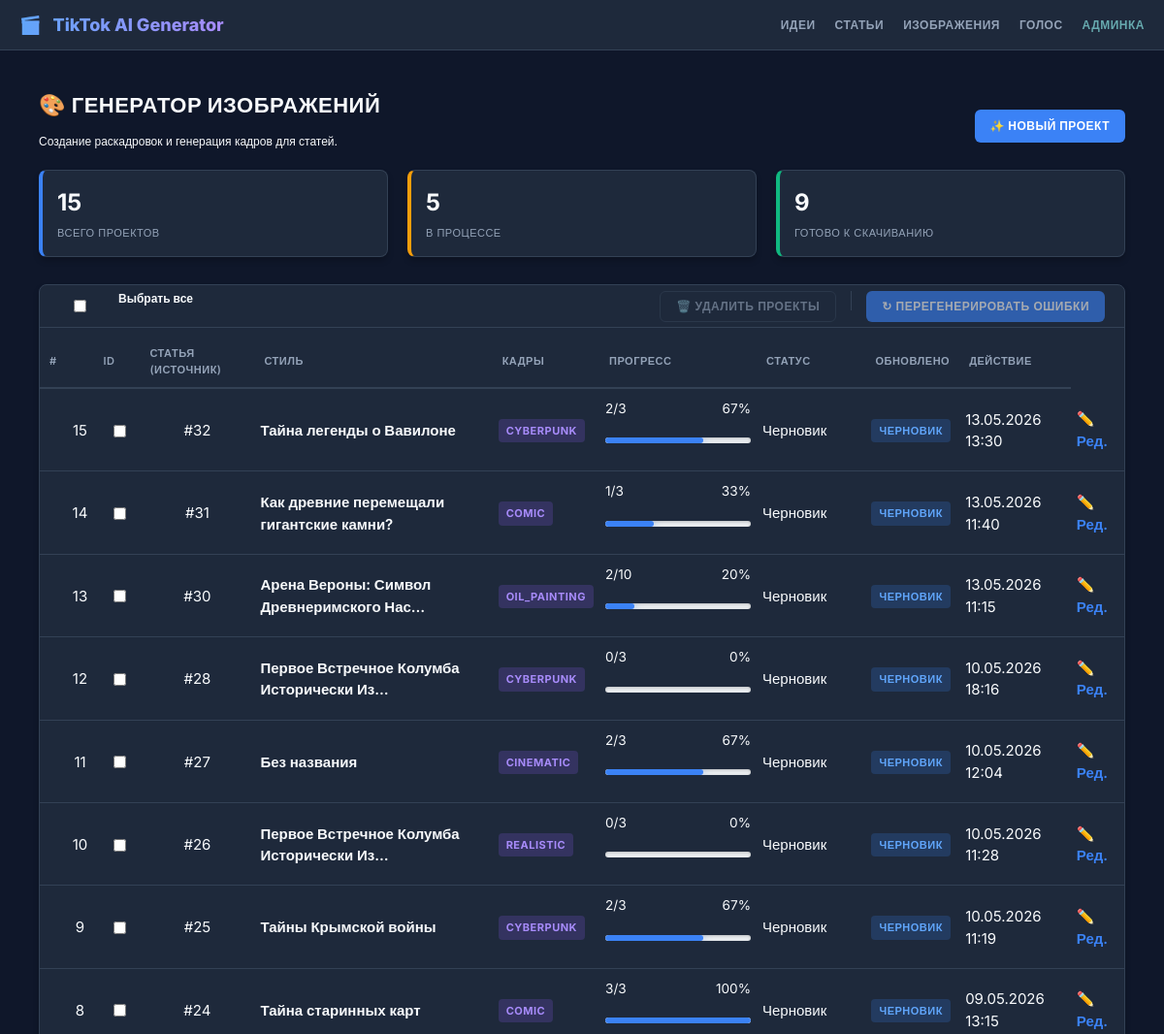
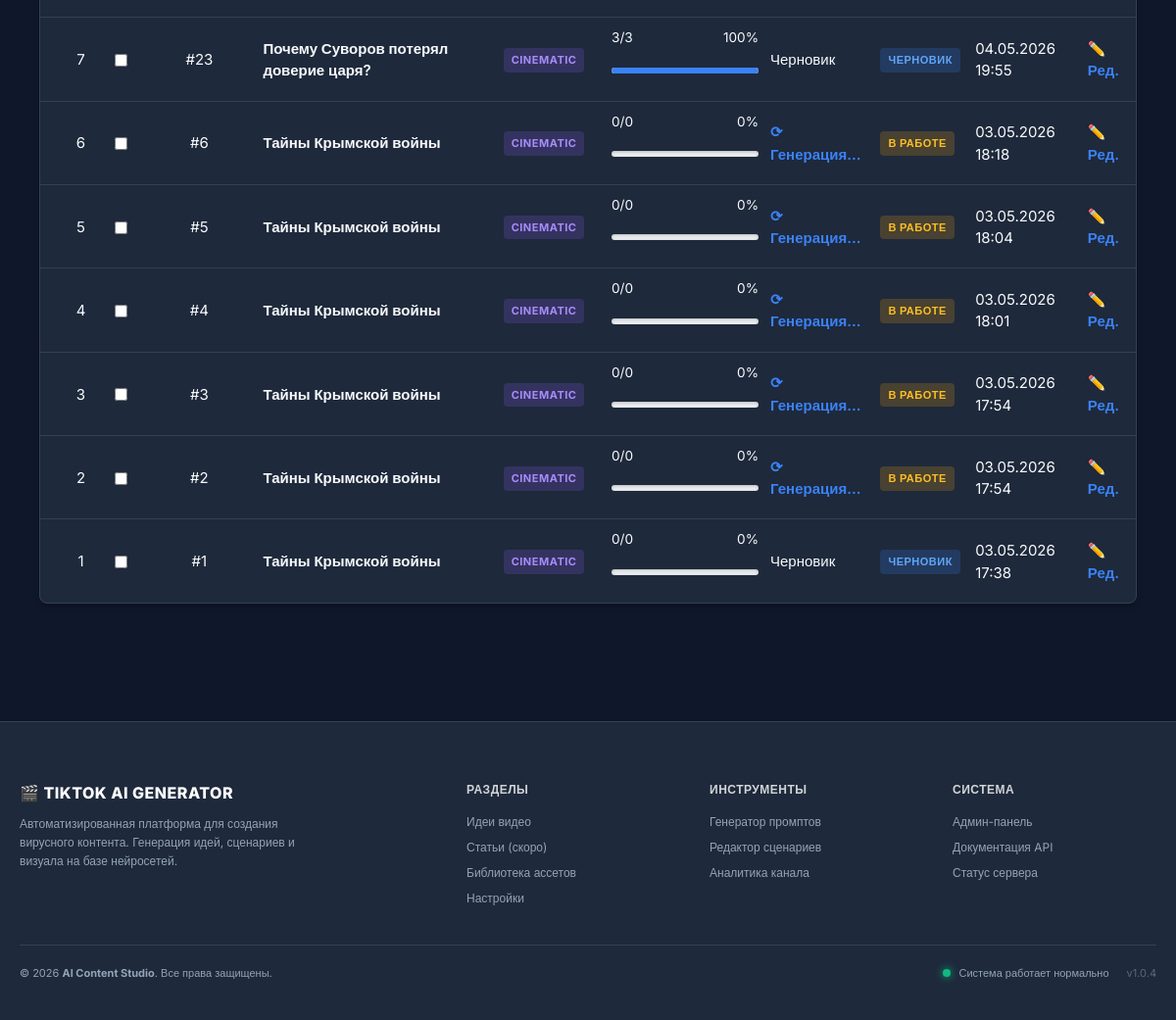
The app's page /images/ (signed in), older data (2 pictures, top to bottom).
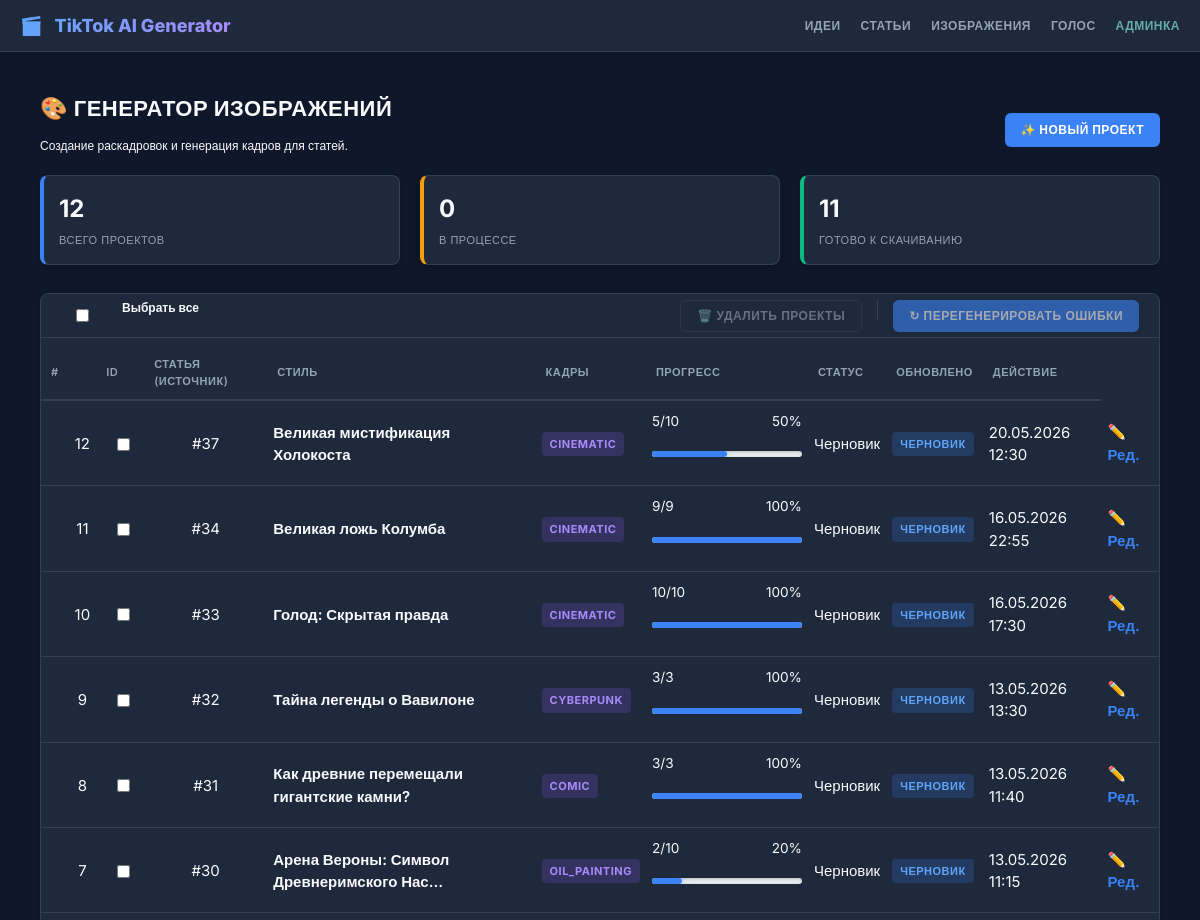
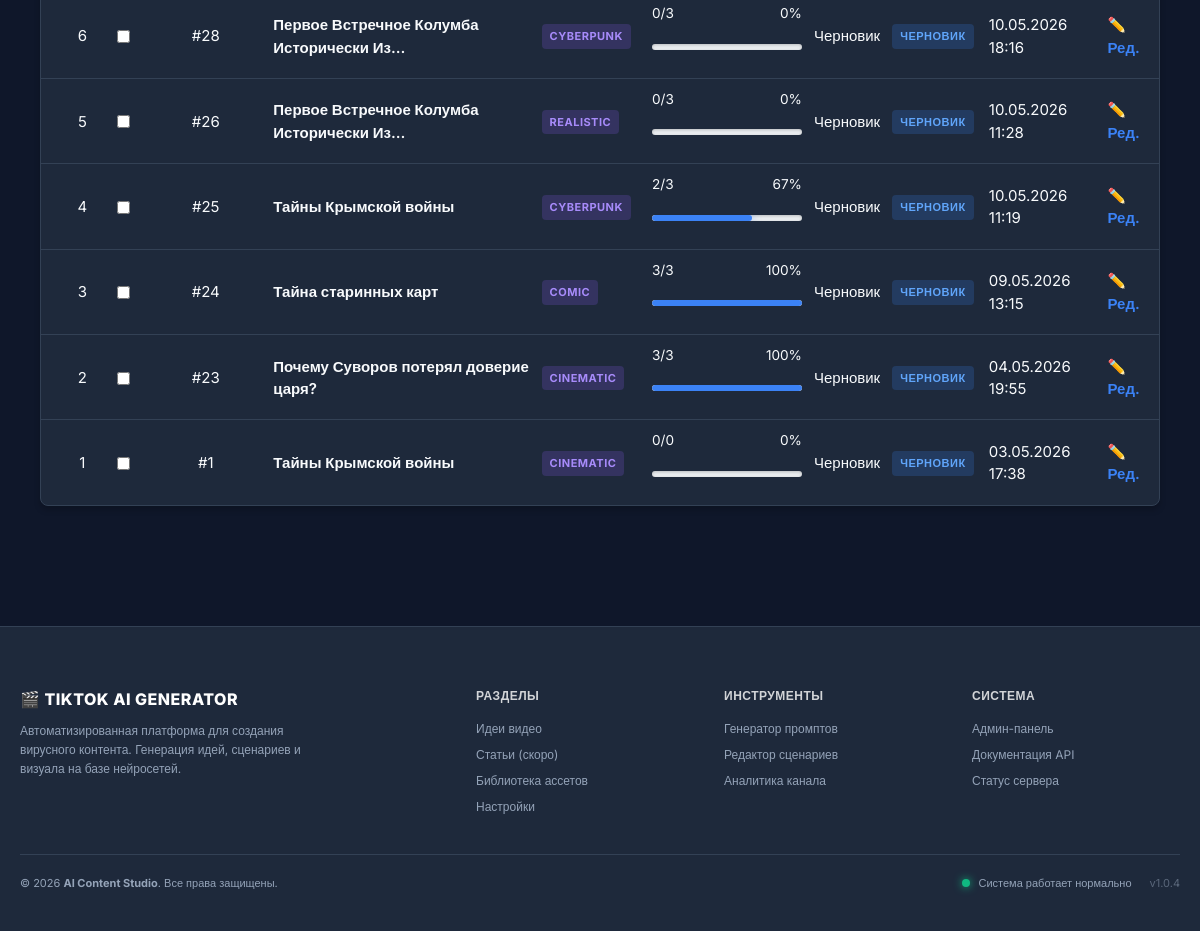
The same page, newer data (2 pictures, top to bottom).
### image/models.py (models this page shows, shortened)
class ImageProject(models.Model):
    STATUS_CHOICES = [
        ("draft", "Черновик"),
        ("prompts_ready", "Промпты готовы"),
        ("processing", "Генерация изображений..."),
        ("completed", "Готово"),
        ("failed", "Ошибка"),
    ]
    STYLE_CHOICES = [
        ("cinematic", "Cinematic Dark (Кино)"),
        ("realistic", "Photorealistic (Фото)"),
        ("anime", "Anime Style"),
        ("oil_painting", "Oil Painting"),
        ("cyberpunk", "Cyberpunk"),
        ("custom", "Свой стиль..."),
    ]
    article = models.ForeignKey(ArticleCluster, on_delete=models.CASCADE, related_name="image_projects")
    title = models.CharField("Название проекта", max_length=200, blank=True)
    style_preset = models.CharField("Стиль", max_length=50, choices=STYLE_CHOICES, default="cinematic")
    custom_style_prompt = models.TextField(
        "Доп. описание стиля",
        blank=True,
        help_text="Например: '8k, highly detailed, dramatic lighting'",
    )
    aspect_ratio = models.CharField(
        "Формат",
        max_length=10,
        default="9:16",
        choices=[
            ("16:9", "16:9 (YouTube)"),
            ("9:16", "9:16 (TikTok)"),
            ("1:1", "1:1 (Post)"),
        ],
    )
    status = models.CharField("Статус", max_length=20, choices=STATUS_CHOICES, default="draft")
    created_at = models.DateTimeField(auto_now_add=True)
    updated_at = models.DateTimeField(auto_now=True)
    prompts_generated = models.BooleanField("Промпты созданы", default=False)
    images_generated = models.BooleanField("Картинки созданы", default=False)
    search_title = models.CharField("Поисковый заголовок", max_length=200, blank=True, db_index=True)

### article/models.py (models this page shows, shortened)
class ArticleTranslation(models.Model):
    cluster = models.ForeignKey(
        ArticleCluster, on_delete=models.CASCADE, related_name='translations')
    language = models.ForeignKey(
        Language, on_delete=models.PROTECT, related_name='article_translations')
    title = models.CharField("Заголовок", max_length=255)
    description = models.TextField("Описание (SEO)", blank=True)
    content = models.TextField("Текст статьи")
    hashtags = models.CharField("Хештеги", max_length=255, blank=True)
    status = models.CharField("Статус", max_length=20, default='draft', choices=[
        ('draft', 'Черновик'),
        ('review', 'На проверке'),
        ('published', 'Опубликовано'),
        ('rejected', 'Отклонено'),
    ])
    created_at = models.DateTimeField(auto_now_add=True)
    updated_at = models.DateTimeField(auto_now=True)
    class Meta:
        verbose_name = "Перевод статьи"
        verbose_name_plural = "Переводы статей"
        unique_together = ('cluster', 'language')
        ordering = ['language__order']

### image/views.py (the view, shortened to what this page needs)
# urls.py: path('', views.image_dashboard, name='dashboard'),
@login_required
def image_dashboard(request):
    projects_qs = ImageProject.objects.select_related("article").order_by("-created_at")
    query = request.GET.get("q")
    if query:
        if query.isdigit():
            page_obj = projects_qs.filter(Q(id=int(query)) | Q(search_title__icontains=query))
        else:
            page_obj = projects_qs.filter(search_title__icontains=query)
    status_filter = request.GET.get("status")
    if status_filter:
        page_obj = projects_qs.filter(status=status_filter)
    total = ImageProject.objects.count()
    processing = ImageProject.objects.filter(status="processing").count()
    completed = ImageProject.objects.filter(
        status__in=["prompts_ready", "completed", "images_ready"]
    ).count()
    paginator = Paginator(projects_qs, 20)
    page_number = request.GET.get("page")
    page_obj = paginator.get_page(page_number)
    projects_list = []
    for counter, project in enumerate(page_obj, start=1):
        total_prompts = project.prompts.count()
        completed_count = project.prompts.filter(generation_status="success").count()
        progress_percent = (
            round((completed_count / total_prompts * 100)) if total_prompts > 0 else 0
        )
        article_title = "⚠️ Статья удалена"
        if project.article:
            ru_trans = project.article.translations.filter(language__code="ru").first()
            article_title = ru_trans.title if ru_trans else "Без названия"
        reverse_num = paginator.count - (page_obj.start_index() + counter - 2)
        projects_list.append(
            {
                "instance": project,
                "id": project.id,
                "reverse_num": reverse_num,
                "article_title": article_title,
                "style_name": project.style_preset,
                "total_prompts": total_prompts,
                "completed_count": completed_count,
                "progress_percent": progress_percent,
                "status": project.status,
                "created_at": project.created_at,
            }
        )
    context = {
        "projects": projects_list,
        "page_obj": page_obj,  # ← Для пагинации
        "paginator": paginator,  # ← Для счётчика страниц
        "stats": {
            "total": total,
            "processing": processing,
            "completed": completed,
        },
    }
    return render(request, "image/dashboard.html", context)

### templates/image/dashboard.html (shortened to what this page needs)
{% extends 'base.html' %}
{% block content %}
<div class="flex flex-between mb-2">
    <div>
        <h1>🎨 Генератор Изображений</h1>
        <p class="text-muted">Создание раскадровок и генерация кадров для статей.</p>
    </div>
    <a href="{% url 'image:project_create' %}" class="btn btn-primary">✨ Новый проект</a>
</div>
<div class="flex mb-2">
    <div class="card stat-card blue">
        <span class="stat-value">{{ stats.total|default:0 }}</span>
        <span class="stat-label">Всего проектов</span>
    </div>
    <div class="card stat-card orange">
        <span class="stat-value">{{ stats.processing|default:0 }}</span>
        <span class="stat-label">В процессе</span>
    </div>
    <div class="card stat-card green">
        <span class="stat-value">{{ stats.completed|default:0 }}</span>
        <span class="stat-label">Готово к скачиванию</span>
    </div>
</div>
<form method="post" id="bulk-action-form">
    <div class="card" style="padding: 0;">
        <div class="flex flex-between mb-2 pt-2" style="padding: 0 20px; border-bottom: 1px solid var(--border-color); margin-bottom: 0;">
            <div class="flex items-center">
                <input type="checkbox" id="select-all" class="form-control checkbox-fix">
                <label for="select-all" class="text-bold ml-1">Выбрать все</label>
            </div>
            <div class="flex items-center gap-2">
                <button type="submit" name="action" value="delete_selected" id="btn-delete" class="btn btn-outline" disabled onclick="return confirm('Удалить выбранные проекты генерации? Это действие нельзя отменить.');">
                    🗑️ Удалить проекты
                </button>
                <button type="submit" name="action" value="regenerate_failed" id="btn-regen" class="btn btn-primary" disabled>
                    ↻ Перегенерировать ошибки
                </button>
            </div>
        </div>
        <table class="table">
            <thead>
                <tr>
                    <th>#</th>
                    <th></th>
                    <th>ID</th>
                    <th>Статья (Источник)</th>
                    <th>Стиль</th>
                    <th>Кадры</th>
                    <th>Прогресс</th>
                    <th>Статус</th>
                    <th>Обновлено</th>
                    <th>Действие</th>
                </tr>
            </thead>
            <tbody>
                {% if projects %}
                    {% for project in projects %}
                        <tr class="idea-row">
                            <td class="text-center">
                                <td class="text-center">{{ project.reverse_num }}</td>
                            </td>
                            <td class="text-center">
                                {% if project.status == 'failed' %}
                                <input type="checkbox" name="selected_projects" value="{{ project.instance.id }}" checked class="idea-checkbox form-control checkbox-fix">
                                {% else %}
                                <input type="checkbox" name="selected_projects" value="{{ project.instance.id }}" class="idea-checkbox form-control checkbox-fix">
                                {% endif %}
                            </td>
                            <td class="text-center">#{{ project.instance.id }}</td>
                            <td class="text-bold">
                                {% if project.article_title %}
                                    {{ project.article_title|truncatechars:40 }}
                                {% else %}
                                    <span class="text-danger">⚠️ Статья удалена</span>
                                {% endif %}
                            </td>
                            <td>
                                <span class="badge badge-work" style="background: rgba(139, 92, 246, 0.2); color: #a78bfa;">
                                    {{ project.style_name|default:"Default" }}
                                </span>
                            </td>
                            <td style="min-width: 150px;">
                                <div class="flex text-small mb-1" style="justify-content: space-between;">
                                    <span>{{ project.completed_count|default:0 }}/{{ project.total_prompts|default:0 }}</span>
                                    <span class="text-muted">{{ project.progress_percent|default:0 }}%</span>
                                </div>
                                <div class="progress-track" style="height: 6px;">
                                    <div class="progress-fill" style="width: {{ project.progress_percent|default:0 }}%;"></div>
                                </div>
                            </td>
                            <td>
                                {% if project.status == 'completed' %}
                                    <span class="text-success text-bold">✓ Готово</span>
                                {% elif project.status == 'processing' %}
                                    <span class="text-blue text-bold">⟳ Генерация...</span>
                                {% elif project.status == 'failed' %}
                                    <span class="text-danger text-bold">⚠ Ошибки</span>
                                {% else %}
                                    <span class="text-muted">Черновик</span>
                                {% endif %}
                            </td>
                            <td>
                                {% if project.status == 'completed' %}
                                    <span class="badge badge-done">Архив готов</span>
                                {% elif project.status == 'processing' %}
                                    <span class="badge badge-work">В работе</span>
                                {% else %}
                                    <span class="badge badge-new">Черновик</span>
                                {% endif %}
                            </td>
                            <td class="text-muted text-small">{{ project.instance.created_at|date:"d.m.Y H:i" }}</td>
                            <td>
                                <div class="flex gap-2">
                                    {% if project.instance %}
                                        <a href="{% url 'image:project_edit' project.id %}"
                                        class="text-bold link-blue"
                                        title="Редактировать промпты">
                                            ✏️ Ред.
                                        </a>
                                    {% else %}
                                        <span class="text-muted text-small">-</span>
                                    {% endif %}
                                </div>
                            </td>
                        </tr>
                    {% endfor %}
                {% else %}
                    <tr><td colspan="10" class="text-muted text-center" style="padding: 40px;">
                        Список проектов пуст. Создайте первый проект генерации!
                    </td></tr>
                {% endif %}
            </tbody>
        </table>
    </div>
</form>
{% endblock %}

### templates/base.html (shortened to what this page needs)
{% load static %}
<!DOCTYPE html>
<html lang="ru">
<head>
    <link rel="stylesheet" href="{% static 'css/style.css' %}">
    <link rel="stylesheet" href="{% static 'css/main_page_style.css' %}">
    <link rel="stylesheet" href="{% static 'css/modal.css' %}">
    <link rel="stylesheet" href="{% static 'css/image_edit.css' %}">
    <link rel="stylesheet" href="{% static 'css/article/article_edit.css' %}">
    <link rel="stylesheet" href="{% static 'css/audio/dashboard_style.css' %}">
    <link rel="stylesheet" href="{% static 'css/audio/audio_edit_style.css' %}">
    <link rel="stylesheet" href="{% static 'css/videoeditor/video_dashboard_style.css' %}">
</head>
<body>
    {% include 'components/_nav.html' %}
    <section>
        <div class="container">
            {% block content %}{% endblock %}
        </div>
    </section>
    {% include 'components/_footer.html' %}
</body>
</html>

### templates/components/_nav.html
    <nav class="navbar">
        <div class="nav-content">
            <a href="/" class="nav-logo">
                <span>🎬</span> TikTok AI Generator
            </a>
            <div class="nav-links">
                <a href="{% url 'topics:dashboard' %}">Идеи</a>
                <a href="{% url 'article:dashboard' %}">Статьи</a>
                <a href="{% url 'image:dashboard' %}">Изображения</a>
                <a href="{% url 'audio:dashboard' %}">Голос</a>
                <a href="{% url 'admin:index' %}">Админка</a>
            </div>
        </div>
    </nav>

### templates/components/_footer.html
 <footer class="site-footer">
        <div class="container">
            <div class="footer-grid">
                <div class="footer-brand">
                    <h3>🎬 TikTok AI Generator</h3>
                    <p>Автоматизированная платформа для создания вирусного контента. Генерация идей, сценариев и визуала на базе нейросетей.</p>
                </div>
                <div class="footer-col">
                    <h4>Разделы</h4>
                    <ul>
                        <li><a href="{% url 'topics:dashboard' %}">Идеи видео</a></li>
                        <li><a href="#">Статьи (скоро)</a></li>
                        <li><a href="#">Библиотека ассетов</a></li>
                        <li><a href="#">Настройки</a></li>
                    </ul>
                </div>
                <div class="footer-col">
                    <h4>Инструменты</h4>
                    <ul>
                        <li><a href="#">Генератор промптов</a></li>
                        <li><a href="#">Редактор сценариев</a></li>
                        <li><a href="#">Аналитика канала</a></li>
                    </ul>
                </div>
                <div class="footer-col">
                    <h4>Система</h4>
                    <ul>
                        <li><a href="{% url 'admin:index' %}">Админ-панель</a></li>
                        <li><a href="#">Документация API</a></li>
                        <li><a href="#">Статус сервера</a></li>
                    </ul>
                </div>
            </div>
            <div class="footer-bottom">
                <div>
                    &copy; {% now "Y" %} <strong>AI Content Studio</strong>. Все права защищены.
                </div>
                <div class="footer-status">
                    <span class="status-dot"></span>
                    <span>Система работает нормально</span>
                    <span style="margin-left: 10px; opacity: 0.5;">v1.0.4</span>
                </div>
            </div>
        </div>
    </footer>

### templates/components/_extra_js.html (shortened to what this page needs)
{% load static %}

### static/css/modal.css (style rules this page uses)
.progress-track { width: 100%; height: 24px; background: #e9ecef; border-radius: 12px; overflow: hidden; margin: 20px 0; }

### static/css/videoeditor/video_dashboard_style.css (style rules this page uses)
body { overflow-x: hidden; }

Row changes from the older to the newer data that the page shows:
removed ImageProject: reverse_num "11", instance.id "27", article_title "Без названия", style_name "CINEMATIC", completed_count "2", total_prompts "3", progress_percent "67", status "Черновик", instance.created_at "10.05.2026 12:04"
removed ImageProject: reverse_num "6", instance.id "6", article_title "Тайны Крымской войны", style_name "CINEMATIC", completed_count "0", total_prompts "0", progress_percent "0", status "⟳ Генерация...", instance.created_at "03.05.2026 18:18"
removed ImageProject: reverse_num "5", instance.id "5", article_title "Тайны Крымской войны", style_name "CINEMATIC", completed_count "0", total_prompts "0", progress_percent "0", status "⟳ Генерация...", instance.created_at "03.05.2026 18:04"
removed ImageProject: reverse_num "4", instance.id "4", article_title "Тайны Крымской войны", style_name "CINEMATIC", completed_count "0", total_prompts "0", progress_percent "0", status "⟳ Генерация...", instance.created_at "03.05.2026 18:01"
removed ImageProject: reverse_num "3", instance.id "3", article_title "Тайны Крымской войны", style_name "CINEMATIC", completed_count "0", total_prompts "0", progress_percent "0", status "⟳ Генерация...", instance.created_at "03.05.2026 17:54"
removed ImageProject: reverse_num "2", instance.id "2", article_title "Тайны Крымской войны", style_name "CINEMATIC", completed_count "0", total_prompts "0", progress_percent "0", status "⟳ Генерация...", instance.created_at "03.05.2026 17:54"
added ImageProject: reverse_num "12", instance.id "37", article_title "Великая мистификация Холокоста", style_name "CINEMATIC", completed_count "5", total_prompts "10", progress_percent "50", status "Черновик", instance.created_at "20.05.2026 12:30"
added ImageProject: reverse_num "11", instance.id "34", article_title "Великая ложь Колумба", style_name "CINEMATIC", completed_count "9", total_prompts "9", progress_percent "100", status "Черновик", instance.created_at "16.05.2026 22:55"
added ImageProject: reverse_num "10", instance.id "33", article_title "Голод: Скрытая правда", style_name "CINEMATIC", completed_count "10", total_prompts "10", progress_percent "100", status "Черновик", instance.created_at "16.05.2026 17:30"
computed for ImageProject "Тайна легенды о Вавилоне": reverse_num "15" → "9"; completed_count "2" → "3"; progress_percent "67" → "100"; {{ project.progress_percent|default:0 }} 67 → 100 (drawn)
computed for ImageProject "Как древние перемещали гигантские камни?": reverse_num "14" → "8"; completed_count "1" → "3"; progress_percent "33" → "100"; {{ project.progress_percent|default:0 }} 33 → 100 (drawn)
computed for ImageProject "OIL_PAINTING": reverse_num "13" → "7"
changed ImageProject id 28: reverse_num "12" → "6"
computed for ImageProject "REALISTIC": reverse_num "10" → "5"
computed for ImageProject id 25: reverse_num "9" → "4"
computed for ImageProject "Тайна старинных карт": reverse_num "8" → "3"
computed for ImageProject "Почему Суворов потерял доверие царя?": reverse_num "7" → "2"
Text that changed along with them:
{{ stats.total|default:0 }}: "15" → "12"
{{ stats.processing|default:0 }}: "5" → "0"
{{ stats.completed|default:0 }}: "9" → "11"
